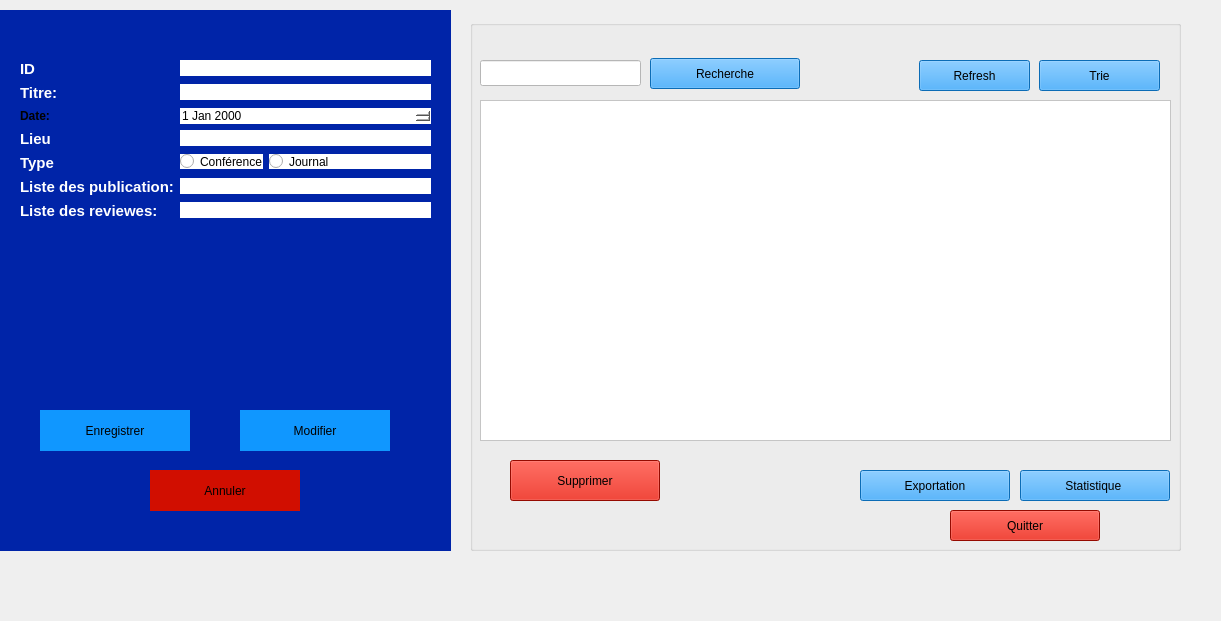
<?xml version="1.0" ?>
<ui version="4.0">
 <class>GestionSession</class>
 <widget class="QWidget" name="GestionSession">
  <property name="geometry">
   <rect>
    <x>0</x>
    <y>0</y>
    <width>1221</width>
    <height>621</height>
   </rect>
  </property>
  <property name="styleSheet">
   <string notr="true">background-color: #D8E2E9;
QPushButton {
    background-color: #2c3e50;
    color: white;
    border-radius: 15px;
    border: 1px solid #34495e;
    padding: 5px 15px;
}
QPushButton:hover { background-color: #34495e; }</string>
  </property>
  <widget class="QGroupBox" name="groupBox_2">
   <property name="geometry">
    <rect>
     <x>0</x>
     <y>10</y>
     <width>451</width>
     <height>541</height>
    </rect>
   </property>
   <property name="styleSheet">
    <string notr="true">background-color: rgb(0, 36, 168);
border: #A8D3F0;</string>
   </property>
   <property name="title">
    <string/>
   </property>
   <widget class="QWidget" name="formLayoutWidget">
    <property name="geometry">
     <rect>
      <x>20</x>
      <y>50</y>
      <width>411</width>
      <height>261</height>
     </rect>
    </property>
    <layout class="QFormLayout" name="formLayout">
     <item row="0" column="0">
      <widget class="QLabel" name="label">
       <property name="text">
        <string>&lt;html&gt;&lt;head/&gt;&lt;body&gt;&lt;p&gt;&lt;span style=&quot; font-size:11pt; font-weight:700; color:#ffffff;&quot;&gt;ID&lt;/span&gt;&lt;/p&gt;&lt;/body&gt;&lt;/html&gt;</string>
       </property>
      </widget>
     </item>
     <item row="0" column="1">
      <widget class="QLineEdit" name="idPub">
       <property name="contextMenuPolicy">
        <enum>Qt::ContextMenuPolicy::ActionsContextMenu</enum>
       </property>
       <property name="styleSheet">
        <string notr="true">background-color: rgb(255, 255, 255);
</string>
       </property>
      </widget>
     </item>
     <item row="1" column="0">
      <widget class="QLabel" name="label_9">
       <property name="text">
        <string>&lt;html&gt;&lt;head/&gt;&lt;body&gt;&lt;p&gt;&lt;span style=&quot; font-size:11pt; font-weight:700; color:#ffffff;&quot;&gt;Titre:&lt;/span&gt;&lt;/p&gt;&lt;/body&gt;&lt;/html&gt;</string>
       </property>
      </widget>
     </item>
     <item row="1" column="1">
      <widget class="QLineEdit" name="Id_utilisateur">
       <property name="styleSheet">
        <string notr="true">background-color: rgb(255, 255, 255);</string>
       </property>
      </widget>
     </item>
     <item row="2" column="0">
      <widget class="QLabel" name="label_3">
       <property name="text">
        <string>&lt;html&gt;&lt;head/&gt;&lt;body&gt;&lt;p&gt;&lt;span style=&quot; font-weight:700;&quot;&gt;Date:&lt;/span&gt;&lt;/p&gt;&lt;/body&gt;&lt;/html&gt;</string>
       </property>
      </widget>
     </item>
     <item row="3" column="0">
      <widget class="QLabel" name="label_4">
       <property name="text">
        <string>&lt;html&gt;&lt;head/&gt;&lt;body&gt;&lt;p&gt;&lt;span style=&quot; font-size:11pt; font-weight:700; color:#ffffff;&quot;&gt;Lieu&lt;/span&gt;&lt;/p&gt;&lt;/body&gt;&lt;/html&gt;</string>
       </property>
      </widget>
     </item>
     <item row="3" column="1">
      <widget class="QLineEdit" name="abstractPub">
       <property name="styleSheet">
        <string notr="true">background-color: rgb(255, 255, 255);
</string>
       </property>
      </widget>
     </item>
     <item row="4" column="0">
      <widget class="QLabel" name="label_5">
       <property name="text">
        <string>&lt;html&gt;&lt;head/&gt;&lt;body&gt;&lt;p&gt;&lt;span style=&quot; font-size:11pt; font-weight:700; color:#ffffff;&quot;&gt;Type&lt;/span&gt;&lt;/p&gt;&lt;/body&gt;&lt;/html&gt;</string>
       </property>
      </widget>
     </item>
     <item row="4" column="1">
      <layout class="QFormLayout" name="formLayout_2">
       <item row="0" column="0">
        <widget class="QRadioButton" name="conferencePub">
         <property name="styleSheet">
          <string notr="true">background-color: rgb(255, 255, 255);
</string>
         </property>
         <property name="text">
          <string>Conférence</string>
         </property>
        </widget>
       </item>
       <item row="0" column="1">
        <widget class="QRadioButton" name="journalPub">
         <property name="styleSheet">
          <string notr="true">background-color: rgb(255, 255, 255);
</string>
         </property>
         <property name="text">
          <string>Journal</string>
         </property>
        </widget>
       </item>
      </layout>
     </item>
     <item row="5" column="0">
      <widget class="QLabel" name="label_6">
       <property name="text">
        <string>&lt;html&gt;&lt;head/&gt;&lt;body&gt;&lt;p&gt;&lt;span style=&quot; font-size:11pt; font-weight:700; color:#ffffff;&quot;&gt;Liste des publication:&lt;/span&gt;&lt;/p&gt;&lt;/body&gt;&lt;/html&gt;</string>
       </property>
      </widget>
     </item>
     <item row="5" column="1">
      <widget class="QLineEdit" name="mot_clePub">
       <property name="styleSheet">
        <string notr="true">background-color: rgb(255, 255, 255);</string>
       </property>
      </widget>
     </item>
     <item row="6" column="0">
      <widget class="QLabel" name="label_7">
       <property name="text">
        <string>&lt;html&gt;&lt;head/&gt;&lt;body&gt;&lt;p&gt;&lt;span style=&quot; font-size:11pt; font-weight:700; color:#ffffff;&quot;&gt;Liste des reviewes:&lt;/span&gt;&lt;/p&gt;&lt;/body&gt;&lt;/html&gt;</string>
       </property>
      </widget>
     </item>
     <item row="6" column="1">
      <widget class="QLineEdit" name="statutPub">
       <property name="styleSheet">
        <string notr="true">background-color: rgb(255, 255, 255);</string>
       </property>
      </widget>
     </item>
     <item row="2" column="1">
      <widget class="QDateEdit" name="datePub">
       <property name="styleSheet">
        <string notr="true">background-color: rgb(255, 255, 255);</string>
       </property>
      </widget>
     </item>
    </layout>
   </widget>
   <widget class="QPushButton" name="enregistrer">
    <property name="geometry">
     <rect>
      <x>40</x>
      <y>400</y>
      <width>150</width>
      <height>41</height>
     </rect>
    </property>
    <property name="minimumSize">
     <size>
      <width>0</width>
      <height>0</height>
     </size>
    </property>
    <property name="styleSheet">
     <string notr="true">background-color: rgb(16, 151, 255);
</string>
    </property>
    <property name="text">
     <string>Enregistrer</string>
    </property>
   </widget>
   <widget class="QPushButton" name="modif">
    <property name="geometry">
     <rect>
      <x>240</x>
      <y>400</y>
      <width>150</width>
      <height>41</height>
     </rect>
    </property>
    <property name="styleSheet">
     <string notr="true">background-color: rgb(16, 151, 255);
</string>
    </property>
    <property name="text">
     <string>Modifier</string>
    </property>
   </widget>
   <widget class="QPushButton" name="annuler">
    <property name="geometry">
     <rect>
      <x>150</x>
      <y>460</y>
      <width>150</width>
      <height>41</height>
     </rect>
    </property>
    <property name="styleSheet">
     <string notr="true">background-color: rgb(209, 14, 0);
</string>
    </property>
    <property name="text">
     <string>Annuler</string>
    </property>
   </widget>
  </widget>
  <widget class="QGroupBox" name="groupBox_3">
   <property name="geometry">
    <rect>
     <x>470</x>
     <y>20</y>
     <width>711</width>
     <height>531</height>
    </rect>
   </property>
   <property name="styleSheet">
    <string notr="true">background-color: rgb(0, 36, 168);
border: #A8D3F0;
/* Style pour tous les GroupBox */
QGroupBox {
    border: 2px solid #2c3e50; /* Couleur de la bordure */
    border-radius: 15px;      /* Même arrondi que les boutons */
    margin-top: 20px;         /* Espace pour le titre en haut */
    font-weight: bold;
    color: #2c3e50;
}
/* Style spécifique pour le titre du GroupBox */
QGroupBox::title {
    subcontrol-origin: margin;
    subcontrol-position: top center; /* Place le titre en haut au centre */
    padding: 0 10px;
}</string>
   </property>
   <property name="title">
    <string/>
   </property>
   <widget class="QLineEdit" name="rechPub">
    <property name="geometry">
     <rect>
      <x>10</x>
      <y>40</y>
      <width>161</width>
      <height>26</height>
     </rect>
    </property>
    <property name="styleSheet">
     <string notr="true">background-color: rgb(255, 255, 255);</string>
    </property>
   </widget>
   <widget class="QPushButton" name="recherchePub">
    <property name="geometry">
     <rect>
      <x>180</x>
      <y>38</y>
      <width>150</width>
      <height>31</height>
     </rect>
    </property>
    <property name="styleSheet">
     <string notr="true">background-color: rgb(16, 151, 255);
</string>
    </property>
    <property name="text">
     <string>Recherche</string>
    </property>
   </widget>
   <widget class="QPushButton" name="statPub">
    <property name="geometry">
     <rect>
      <x>550</x>
      <y>450</y>
      <width>150</width>
      <height>31</height>
     </rect>
    </property>
    <property name="styleSheet">
     <string notr="true">background-color: rgb(16, 151, 255);
</string>
    </property>
    <property name="text">
     <string>Statistique </string>
    </property>
   </widget>
   <widget class="QPushButton" name="SuppPub">
    <property name="geometry">
     <rect>
      <x>40</x>
      <y>440</y>
      <width>150</width>
      <height>41</height>
     </rect>
    </property>
    <property name="styleSheet">
     <string notr="true">background-color: rgb(209, 14, 0);</string>
    </property>
    <property name="text">
     <string>Supprimer</string>
    </property>
   </widget>
   <widget class="QPushButton" name="quitterPub">
    <property name="geometry">
     <rect>
      <x>480</x>
      <y>490</y>
      <width>150</width>
      <height>31</height>
     </rect>
    </property>
    <property name="styleSheet">
     <string notr="true">background-color: rgb(209, 14, 0);
</string>
    </property>
    <property name="text">
     <string>Quitter</string>
    </property>
   </widget>
   <widget class="QTableView" name="tableViewPub">
    <property name="geometry">
     <rect>
      <x>10</x>
      <y>80</y>
      <width>691</width>
      <height>341</height>
     </rect>
    </property>
    <property name="styleSheet">
     <string notr="true">background-color: rgb(255, 255, 255);
</string>
    </property>
   </widget>
   <widget class="QPushButton" name="expoPub">
    <property name="geometry">
     <rect>
      <x>390</x>
      <y>450</y>
      <width>150</width>
      <height>31</height>
     </rect>
    </property>
    <property name="styleSheet">
     <string notr="true">background-color: rgb(16, 151, 255);
</string>
    </property>
    <property name="text">
     <string>Exportation</string>
    </property>
   </widget>
   <widget class="QPushButton" name="refreshPub">
    <property name="geometry">
     <rect>
      <x>449</x>
      <y>40</y>
      <width>111</width>
      <height>31</height>
     </rect>
    </property>
    <property name="styleSheet">
     <string notr="true">background-color: rgb(16, 151, 255);
</string>
    </property>
    <property name="text">
     <string>Refresh</string>
    </property>
   </widget>
   <widget class="QPushButton" name="triePub">
    <property name="geometry">
     <rect>
      <x>569</x>
      <y>40</y>
      <width>121</width>
      <height>31</height>
     </rect>
    </property>
    <property name="styleSheet">
     <string notr="true">background-color: rgb(16, 151, 255);
</string>
    </property>
    <property name="text">
     <string>Trie</string>
    </property>
   </widget>
  </widget>
 </widget>
 <resources/>
 <connections/>
</ui>
